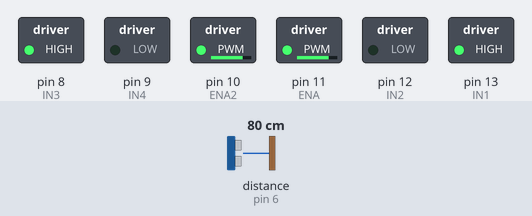
Simulated run of this sketch. Board: Arduino Uno, built with avr-gcc and run on an emulated ATmega328P. On the bench: switched loads named in the sketch (green lamp = pin HIGH). Wiring (inferred from the names in the program): ultrasonic range finder: trigger pin 7; echo pin 6. The inputs (shaded band) are chosen by the test bench; at power-on: distance to the obstacle (sensor on pin 6) 80 cm. The echo pulse lasts 58.3 µs per cm; pins used as bus, display or sensor lines are not drawn.

Above: at 5.8 s.
5.9 s: distance to the obstacle (sensor on pin 6) set to 2 cm
At 10.8 s:
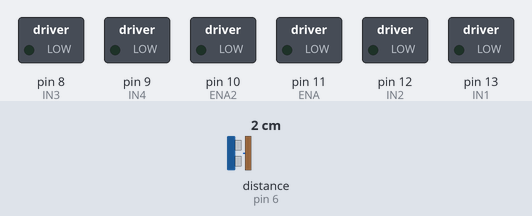
22.5 s: distance to the obstacle (sensor on pin 6) set to 35 cm
At 26.0 s:
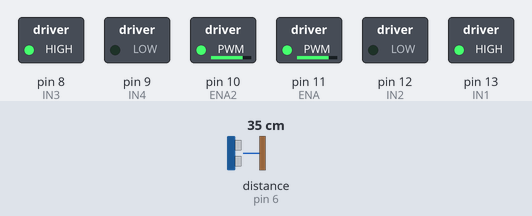
31.6 s: distance to the obstacle (sensor on pin 6) set to 4 cm
At 41.2 s:
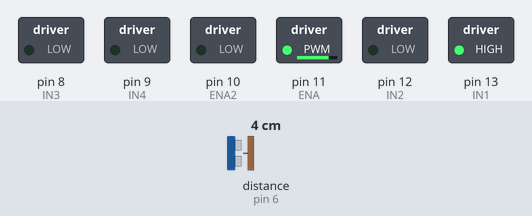
Timing chart, 0 to 46.7 s (numbered marks = the images above; inputs shaded):
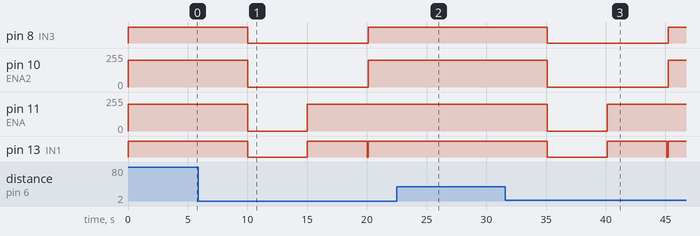

The sketch:

MAIN.ino
```cpp
const int trigPin =      7;
const int echoPin =      6;
int ENA =               11; //Represents Enable 1
int IN1 =               13; //Represents Input 1
int IN2 =               12; //Represents Input 2
int ENA2 =              10; //Represents Enable 2
int IN3 =                8; //Represents Input 3
int IN4 =                9; //Represents Input 4
float distance =         0; //The float command allows the distance to be measured by the distance sensor with accuracy.
/*Motor Driver Values for input and enable. */
void setup() {
  pinMode(trigPin, OUTPUT); // set the trigger pin as an output: it will output pulses of electricity
  pinMode(echoPin, INPUT); // set the echo pin as an input: it will measure the duration of pulses coming back from the distance sensor
  /* Establishing every pin as an output */
  pinMode(ENA, OUTPUT);
  pinMode(IN1, OUTPUT);
  pinMode(IN2, OUTPUT);
  pinMode(ENA2, OUTPUT);
  pinMode(IN3, OUTPUT);
  pinMode(IN4, OUTPUT);
  /* motors are off when the simulation starts */
  digitalWrite(IN1, LOW);
  digitalWrite(IN2, LOW);
  digitalWrite(IN3, LOW);
  digitalWrite(IN4, LOW);
  digitalWrite(ENA, HIGH);
  digitalWrite(ENA2, HIGH);
}

void loop() {
  //measure the distance from the sensor using getDistance() and store in your distance variable
  distance = getDistance();
  if (distance < 10) { //if an object / obstacle is close
    delay(5000);
    turn();
    delay(100);
    move();
  }
  else if (distance > 10) { //if the object is far away
    move(); // The function for moving the robot accordinly to it's servo motors.
  }
}


//------------------FUNCTIONS-------------------------------

// simply TURNING.
void turn() {

  digitalWrite(IN1, HIGH);
  digitalWrite(IN2, LOW);
  analogWrite(ENA, 200);
  delay(5000);
  //Stops all movement
  digitalWrite(IN1, LOW);
  digitalWrite(IN2, LOW);
  analogWrite(ENA2, 0);
}
// simply moving forward
void move() {
  // Moves forward for 5 secconds.
  digitalWrite(IN1, HIGH);
  digitalWrite(IN2, LOW);
  analogWrite(ENA, 200);
  digitalWrite(IN3, HIGH);
  digitalWrite(IN4, LOW);
  analogWrite(ENA2, 200);

  delay(5000);
  //Stops all movement.
  digitalWrite(IN1, LOW);
  digitalWrite(IN2, LOW);
  analogWrite(ENA, 0);
  digitalWrite(IN3, LOW);
  digitalWrite(IN4, LOW);
  analogWrite(ENA2, 0);
}

//RETURNS THE DISTANCE MEASURED BY THE HC-SR04 DISTANCE SENSOR
float getDistance()
{
  float echoTime;                   //variable to store the time it takes for a ping to bounce off an object
  float calculatedDistance;         //variable to store the distance calculated from the echo time
  //send out an ultrasonic pulse that's 10ms long
  digitalWrite(trigPin, HIGH);
  delayMicroseconds(10);
  digitalWrite(trigPin, LOW);
  echoTime = pulseIn(echoPin, HIGH);      //use the pulsein command to see how long it takes for the
  //pulse to bounce back to the sensor
  calculatedDistance = echoTime / 148.0;  //calculate the distance of the object that reflected the pulse (half the bounce time multiplied by the speed of sound)
  return calculatedDistance;              //send back the distance that was calculated
}
```

Measured:
- after the input at 5.9 s, pin 8 (IN3): HIGH → LOW after 4.1 s, → HIGH 10.1 s later; pin 10 (ENA2): 200/255 → 0/255 after 4.1 s, → 200/255 10.1 s later; pin 11 (ENA): 200/255 → 0/255 after 4.1 s, → 200/255 5.0 s later; pin 13 (IN1): HIGH → LOW after 4.1 s, → HIGH 5.0 s later, → LOW 5.0 s later, → HIGH 0.10 s later
- after the input at 22.5 s, pin 8 (IN3), pin 13 (IN1): stays HIGH (without the input it goes to LOW after 2.6 s); pin 10 (ENA2), pin 11 (ENA): stays 200/255 (without the input it goes to 0/255 after 2.6 s)
- after the input at 31.6 s, pin 8 (IN3): HIGH → LOW after 3.5 s, → HIGH 10.1 s later; pin 10 (ENA2): 200/255 → 0/255 after 3.5 s, → 200/255 10.1 s later; pin 11 (ENA): 200/255 → 0/255 after 3.5 s, → 200/255 5.0 s later; pin 13 (IN1): HIGH → LOW after 3.5 s, → HIGH 5.0 s later, → LOW 5.0 s later, → HIGH 0.10 s later
